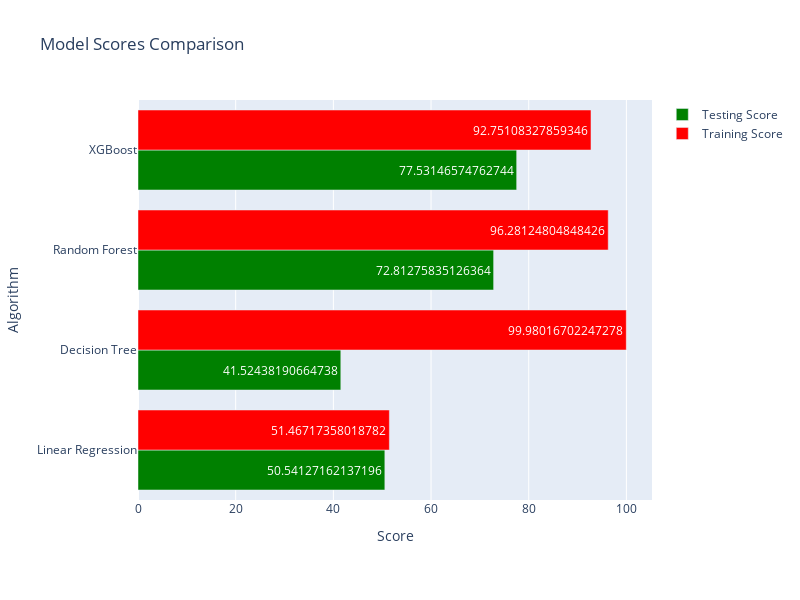

Write notebook code for a chart like this one.
### Code cell
%run Vehicle_Clusters2.ipynb

### Figure 1 — Plotly figure (JSON) as saved in the notebook; plotly's stock layout.template omitted (floating-point values rounded to 4 significant figures)
{"data": [{"marker": {"color": "Green"}, "name": "Testing Score", "orientation": "h", "text": [50.54, 41.52, 72.81, 77.53], "type": "bar", "x": [50.54, 41.52, 72.81, 77.53], "y": ["Linear Regression", "Decision Tree", "Random Forest", "XGBoost"]}, {"marker": {"color": "red"}, "name": "Training Score", "orientation": "h", "text": [51.47, 99.98, 96.28, 92.75], "type": "bar", "x": [51.47, 99.98, 96.28, 92.75], "y": ["Linear Regression", "Decision Tree", "Random Forest", "XGBoost"]}], "layout": {"barmode": "group", "height": 600, "margin": {"b": 100, "l": 100, "r": 100, "t": 100}, "showlegend": true, "title": {"text": "Model Scores Comparison"}, "width": 800, "xaxis": {"title": {"text": "Score"}}, "yaxis": {"title": {"text": "Algorithm"}}}}
